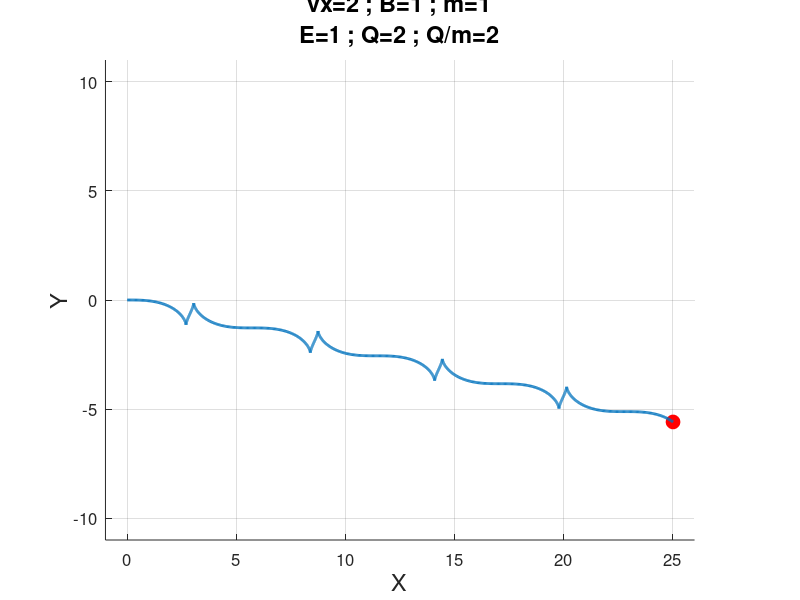

MATLAB code to generate this figure:
%=====dialog box asking user for input========
input = inputdlg ({"Enter the values for the simulation\nvx", "\nB",...
                   "\nm","\nE","\nQ"},"Object in Magnetic Field",...
                   [1,10;1,10;1,10;1,10;1,10],{"2","1","1","1","2"});   %getting user imput
vx=str2num(input{1});  %velocity x converted from user input
B0=str2num(input{2});  %B converted from user input
m=str2num(input{3});   %m converted from user input
E0=str2num(input{4});  %E converted from user input
Q=str2num(input{5});   %Q converted from user input

%=====calculating variables==================
x=x0=0;     %initializing
y=y0=z0=0;  %initializing
vz=vy=z=0;  %initializing
dt=.02;     %interval
limt=1000;  %setting limit of loop

%=====preparing window========================
figure('units','norm','position',[.1 .1 .8 .7],'color',[.9 .9 .9],...
       'name', "Newtons 2nd Law");       %Creating Window
a = axes('position',[.1 .1 .8 .8],'color',[1 1 1],'fontsize',[12]);  %Creating Axis
txt = ["Newtons 2nd Law - Magnetic Field\nvx=" num2str(vx) " ; B=" num2str(B0) ...
       " ; m=" num2str(m) "\nE=" num2str(E0) " ; Q=" num2str(Q) " ; Q/m=" num2str(Q/m) ];  %preparing  title, stating variables
a : title (txt,'fontsize',[17]);     %titleing diagram
a : xlabel ("X",'fontsize',[17]);    %labeling y axis
a : ylabel ("Y",'fontsize',[17]);    %labeling x axis
a : zlabel ("Z",'fontsize',[17]);    %labeling z axis
grid on;                             %turing on the grid in coordinate system
axis('equal',[-1 26 -11 11 ]);       %setting axis limits based on radius of circle
h_center1=line(0,0,'marker','o', 'markersize',[10],'color','red',...
              'markerfacecolor','red'); %setting a ball to  center circle
drawnow;                                %drawing the system

%=====declaring function for acceleration x===
function ax=funVX(x,y,vx,vy,vz,B,Q,m,E);
  ax=(Q*vy*B)/(m);   %acceleration for x
endfunction;

%=====declaring function for velocity x=======
function Vx=funX(vx);
  Vx=vx;             %speed x
endfunction;

%=====declaring function for acceleration y===
function ay=funVY(x,y,vx,vy,vz,B,Q,m,E);
  ay=Q*(E-B*vx);     %acceleration for y +vy*B
endfunction;

%=====declaring function for velocity y=======
function Vy=funY(vy);
  Vy=vy;             %speed y
endfunction;

%=====declaring function for acceleration z===
function az=funVZ(x,y,vx,vy,vz,B,Q,m,E);
  az=0;              %acceleration for z E+
endfunction;

%=====declaring function for velocity z=======
function Vz=funZ(vz);
  Vz=vz;             %speed z
endfunction;

%=====loop for time progression and graphing==
for t=0:dt:limt;       %loop from 0 to limt with interval dt
  %---changing B and E periodically---
  B=B0*sin(t);
  E=E0*sin(t);
  %=====X + Y variable========================
  %---calculating k1---
  k1x=funX(vx);
  k1y=funY(vy);
  k1z=funZ(vz);
  k1Vx=funVX(x,y,vx,vy,vz,B,Q,m,E);
  k1Vy=funVY(x,y,vx,vy,vz,B,Q,m,E);
  k1Vz=funVZ(x,y,vx,vy,vz,B,Q,m,E);
  
  %---calculating k2---
  k2x=funX(vx+k1Vx*dt/2);
  k2y=funY(vy+k1Vy*dt/2);
  k2z=funZ(vz+k1Vz*dt/2);
  k2Vx=funVX(x+k1x*dt/2,y+k1y*dt/2,vx+k1Vx*dt/2,vy+k1Vy*dt/2,vz+k1Vy*dt/2,B,Q,m,E);
  k2Vy=funVY(x+k1x*dt/2,y+k1y*dt/2,vx+k1Vx*dt/2,vy+k1Vy*dt/2,vz+k1Vy*dt/2,B,Q,m,E);
  k2Vz=funVZ(x+k1x*dt/2,y+k1y*dt/2,vx+k1Vx*dt/2,vy+k1Vy*dt/2,vz+k1Vy*dt/2,B,Q,m,E);
  
  %---calculating k3---
  k3x=funX(vx+k2Vx*dt/2);
  k3y=funY(vy+k2Vy*dt/2);
  k3z=funZ(vz+k2Vz*dt/2);
  k3Vx=funVX(x+k2x*dt/2,y+k2y*dt/2,vx+k2Vx*dt/2,vy+k2Vy*dt/2,vz+k2Vy*dt/2,B,Q,m,E);
  k3Vy=funVY(x+k2x*dt/2,y+k2y*dt/2,vx+k2Vx*dt/2,vy+k2Vy*dt/2,vz+k2Vy*dt/2,B,Q,m,E);
  k3Vz=funVZ(x+k2x*dt/2,y+k2y*dt/2,vx+k2Vx*dt/2,vy+k2Vy*dt/2,vz+k2Vy*dt/2,B,Q,m,E);
  
  %---calculating k4---
  k4x=funX(vx+k3Vx*dt);
  k4y=funY(vy+k3Vy*dt);
  k4z=funZ(vz+k3Vz*dt);
  k4Vx=funVX(x+k3x*dt,y+k3y*dt,vx+k3Vx*dt,vy+k3Vy*dt,vz+k3Vy*dt,B,Q,m,E);
  k4Vy=funVY(x+k3x*dt,y+k3y*dt,vx+k3Vx*dt,vy+k3Vy*dt,vz+k3Vy*dt,B,Q,m,E);
  k4Vz=funVZ(x+k3x*dt,y+k3y*dt,vx+k3Vx*dt,vy+k3Vy*dt,vz+k3Vy*dt,B,Q,m,E);
  
  %---calculating new x & y---
  x=x+(k1x+2*k2x+2*k3x+k4x)*dt/6;
  y=y+(k1y+2*k2y+2*k3y+k4y)*dt/6;
  z=z+(k1z+2*k2z+2*k3z+k4z)*dt/6;
  
  %---calculating new vx & vy---
  vx=vx+(k1Vx+2*k2Vx+2*k3Vx+k4Vx)*dt/6;
  vy=vy+(k1Vy+2*k2Vy+2*k3Vy+k4Vy)*dt/6;
  vz=vz+(k1Vz+2*k2Vz+2*k3Vz+k4Vz)*dt/6;

  %===creating line of y and x================
  line([x0  x],[y0 y],[z0 z],'linewidth',[2]);%line of x and y
  set(h_center1,'xdata',x,'ydata',y,'zdata',z);  %setting the ball to the center
  x0=x;                                       %storing x for next line
  y0=y;                                       %storing y for next line
  z0=z;                                       %storing z for next line
  drawnow;
  
  if x>25 | y>10 | y<-10;   %stops the loop if the ball leaves the coordinate system
    break;
    set(h_center1,'xdata',x,'ydata',y,'zdata',z);  %setting the ball to the center
  endif;
endfor;
